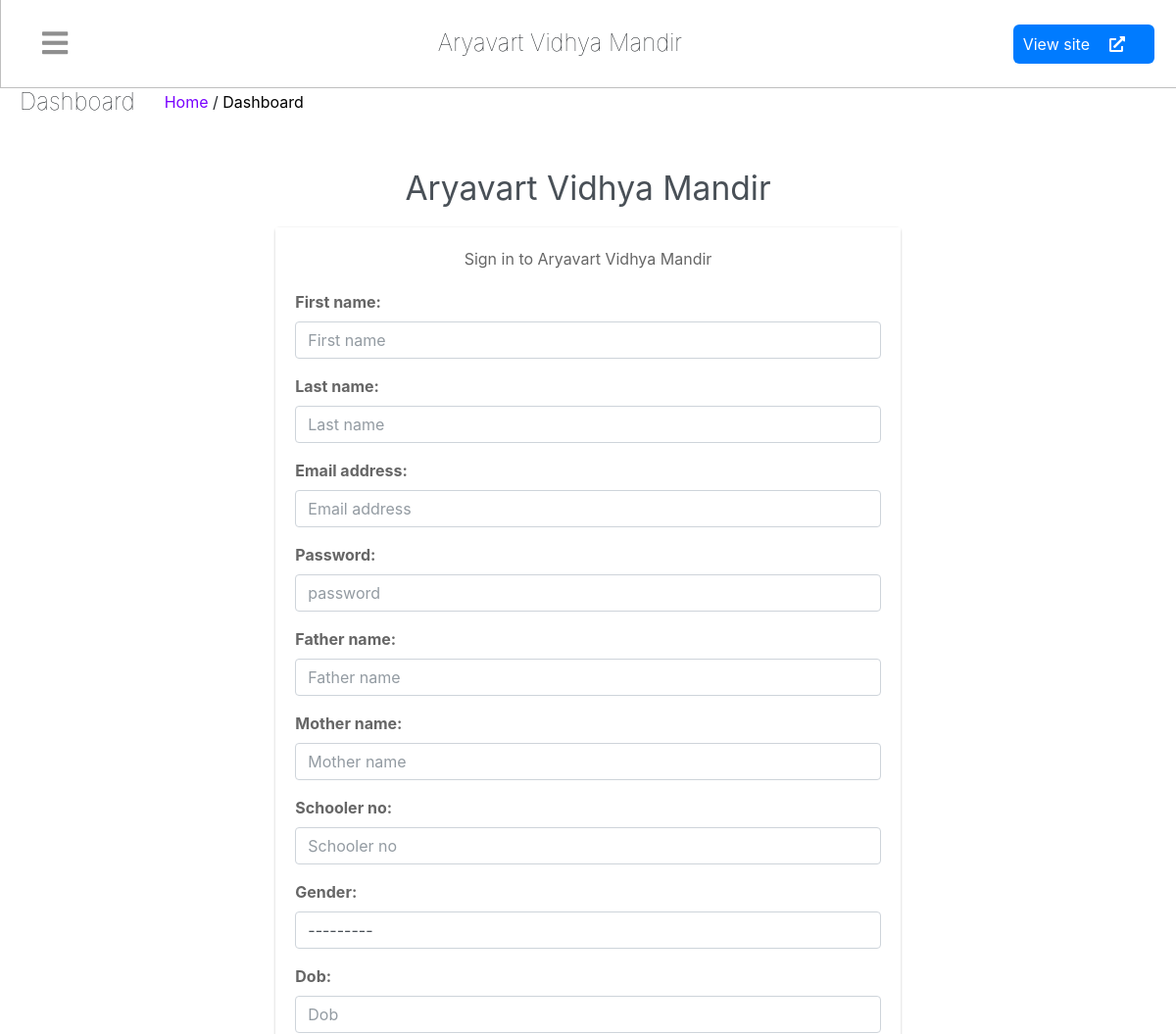
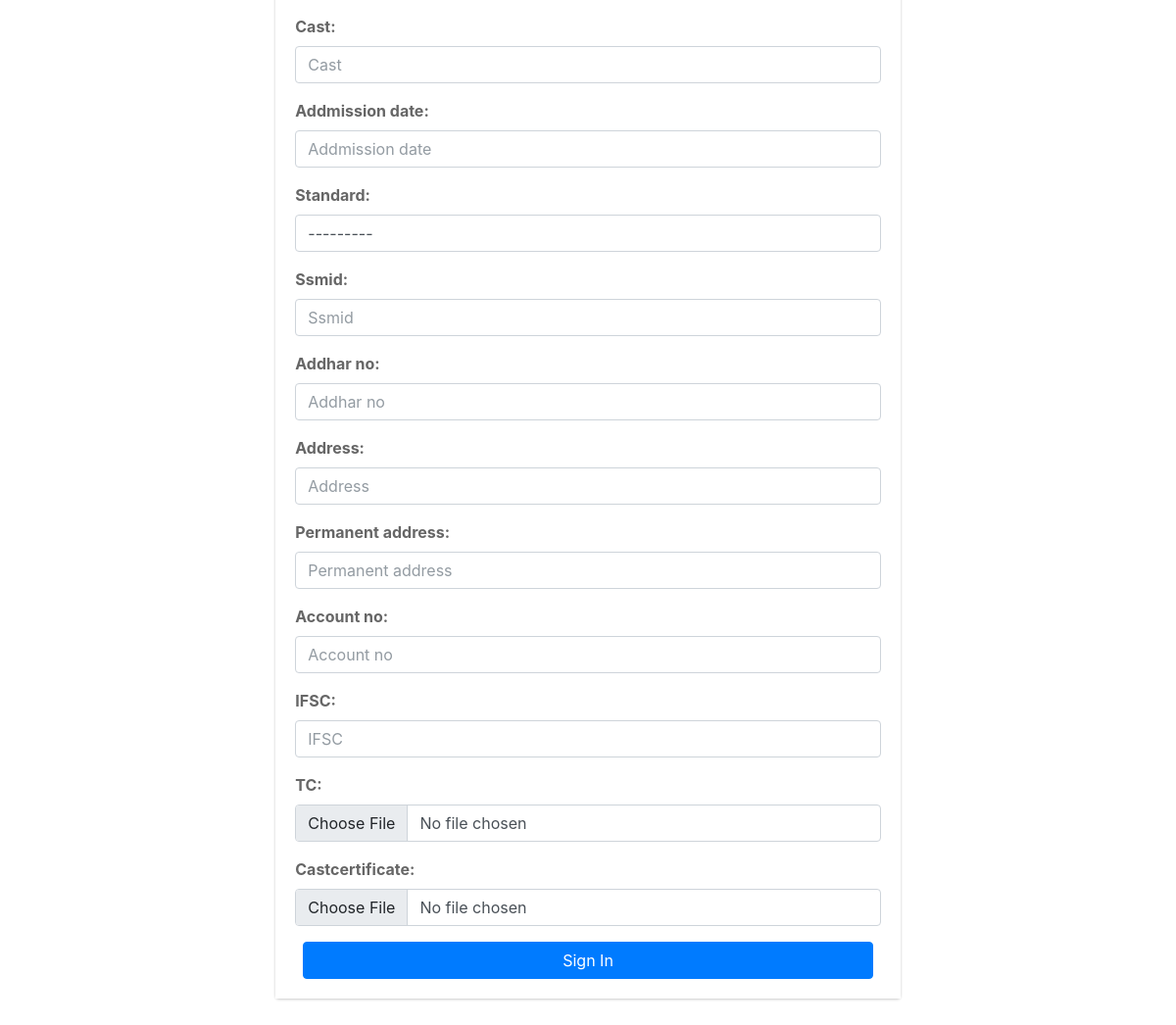
/studentregister/, run on the app's committed database (2 pictures, top to bottom).
### schoolmain/models.py (models this page shows)
class schoolifo(models.Model):
    icon = models.ImageField(upload_to = 'schoolinfo')
    name = models.CharField(max_length=500)
    address = models.CharField(max_length=500)
    phone = models.CharField(max_length=15)
    phone2 = models.CharField(max_length=15)
    email = models.CharField(max_length=25)

### student/models.py (models this page shows)
class gender(models.Model):
    gender = models.CharField(max_length=10,unique=True)
    def __str__(self):
        return self.gender

class standard(models.Model):
    standard = models.CharField(max_length=30)
    def __str__(self):
        return self.standard

### myapp/views.py (the view, shortened to what this page needs)
# urls.py: path('studentregister/', views.register, name = 'studentregister'),
def register(request):
    name = "student" if str(request.path).find('studentregister') != -1 else "staff"
    print(name)
    if request.user.is_authenticated:
        return redirect(checkuser(request)[0])
    form = [userRegister(),StaffRegister()] if name == 'staff' else [userRegister(),StudentRegister()]
    res = {
        'form':form,
        'name':name,
    }
    return render(request ,'register.html',res)

### myapp/context_processors.py (called while the page is built)
def alltimefunc(request):
    info = schoolifo.objects.all()[0]
    return {'schoolinfo':info}

### myapp/templates/register.html (shortened to what this page needs)
{% extends 'basic.html' %}
{% block table %}
<div class="d-flex justify-content-center">
    <div class="" style="width: 55%;">
      <div class="login-logo">
        <a href="{% url 'signin' %}"><b>{{schoolinfo.name}}</b></a>
      </div>
      <div class="card">
        <div class="card-body login-card-body">
          <p class="login-box-msg">Sign in to {{schoolinfo.name}}</p>
          <form action="{{request.path}}" method="POST"  enctype="multipart/form-data">
          {{form.0.as_p}}
          {{form.1.as_p}}
              <div class="col-12">
                <button type="submit" class="btn btn-primary btn-block">Sign In</button>
              </div>
            </div>
      </div>
    </div>
</div>
{% endblock %}

### myapp/templates/basic.html (shortened to what this page needs)
<!DOCTYPE html>
<html lang="en">
{% load static %}
<head>
    <link rel="stylesheet" href="https://cdnjs.cloudflare.com/ajax/libs/font-awesome/5.15.3/css/all.min.css"
 />
    <link href="https://cdn.jsdelivr.net/npm/bootstrap@5.0.2/dist/css/bootstrap.min.css" rel="stylesheet"
>
    <link rel="stylesheet" href="{% static 'dashboard/css/dashboard.css' %}">
  <link rel="stylesheet" href="/static/dist/css/adminlte.min.css">
<link rel="stylesheet" type="text/css" href="https://cdn.datatables.net/1.11.1/css/jquery.dataTables.css">
</head>
<body>
    <div class="{% if request.session.nav %}{{request.session.nav}}{% else %}main{% endif %}" id="mainsidebar">
       {% include 'sidebar_template.html' with user=user id=id %}
        <div class="main-display">
            <div class="main-child">
                <div class="controls">
                    <div class="toggler"  onclick = "Updatenav()">
                        <i class="toggler-ico"></i>
                    </div>
                    <div class="second"><div class="left"><h3>{{schoolinfo.name}}</h3></div></div>
                    <div class="right">
                        <div class="view-site">
                            <a href="{% url "index" %}">View site <i class="fa fa-external-link-alt"></i></a>
                        </div>
                    </div>
                </div>
                 <div class="second">
                    <div class="left">
                        <h3>Dashboard</h3>
                        <div class="location"><a href="#"><span>Home</span></a> / <a href="#">Dashboard</a> </div>
                    </div>
                </div>
                <div class="third mx-3 my-5">
                  <div class="row">
                {% block table %}
                {% endblock %}
                </div>
                </div>
                </div>
            </div>
        </div>
</body>
</html>

### myapp/static/dashboard/css/dashboard.css (style rules this page uses)
* { margin: 0; padding: 0; box-sizing: border-box; }
a { text-decoration: none!important; }
html, body { overflow: hidden; }
.main { display: flex; overflow-y: hidden; }
.main-display { height: 100vh; }
.main-display .main-child { position: fixed; width: 100%; transition: 0.4s; height: 100%; }
.main-display .controls .toggler-ico::before { font-family: "Font Awesome 5 Free"; font-weight: 900; content: "\f0c9"; font-style: normal; }
.main-display .controls .toggler { cursor: pointer; transition: 0.4s; }
.main-display .main-child .controls { display: flex; width: 100%; padding: 22px; justify-content: space-between; border-bottom: 1px solid #00000040; border-left: 1px solid #00000040; }
.main-display .main-child .controls i { font-size: 30px; margin: 0 20px; color: #00000070; }
.main-display .main-child .controls .right { display: flex; }
.main-display .main-child .controls .view-site { display: flex; align-items: center; }
.main-display .main-child .controls .view-site a { background: #007bff; color: #fff; font-size: 16px; height: 30px; display: flex; justify-content: space-around; align-items: center; padding: 20px 10px; text-decoration: none; border-radius: 6px; }
.main-display .main-child .controls .view-site a i { color: #fff; font-size: 16px; }
.main-display .main-child .controls .full-screen, .main-display .main-child .controls .toggler { justify-content: center; align-items: center; display: flex; }
.main-display .second { display: flex; justify-content: space-between; }
.main-display .second h3 { font-size: 24px; font-weight: lighter; margin: 0; }
.main-display .second .left { display: flex; justify-content: center; align-items: center; line-height: 25px; padding-left: 20px; }
.main-display .second .left .location { line-height: 25px; margin-left: 30px; }
.main-display .second .location a { color: #000; }
.main-display .second .location a span { color: #7801ff; }
.main-child { overflow-y: scroll; }

### data on the page
schoolifo: name "Aryavart Vidhya Mandir"
gender: gender "---------"
standard: standard "---------"
